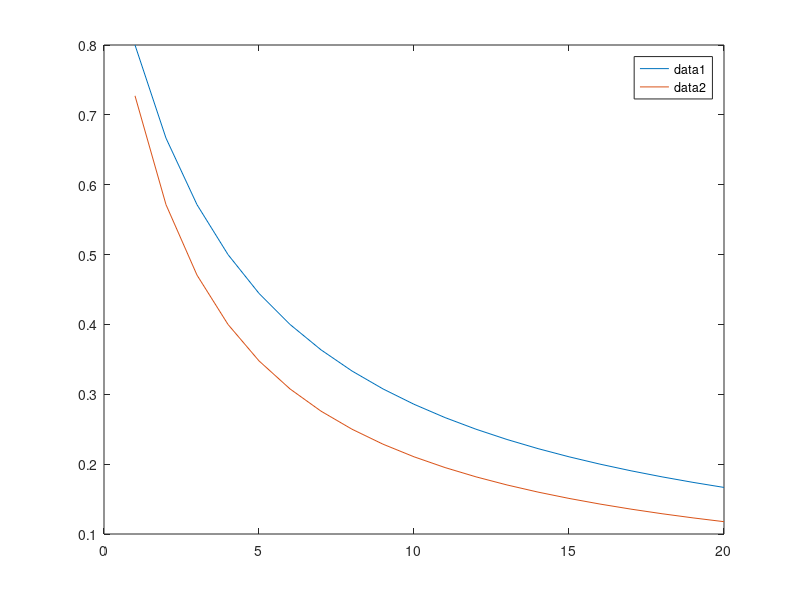
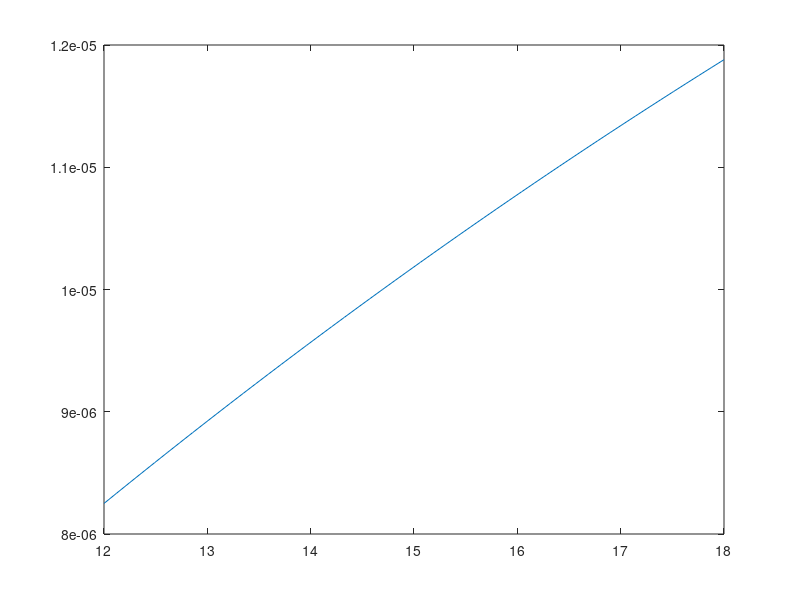
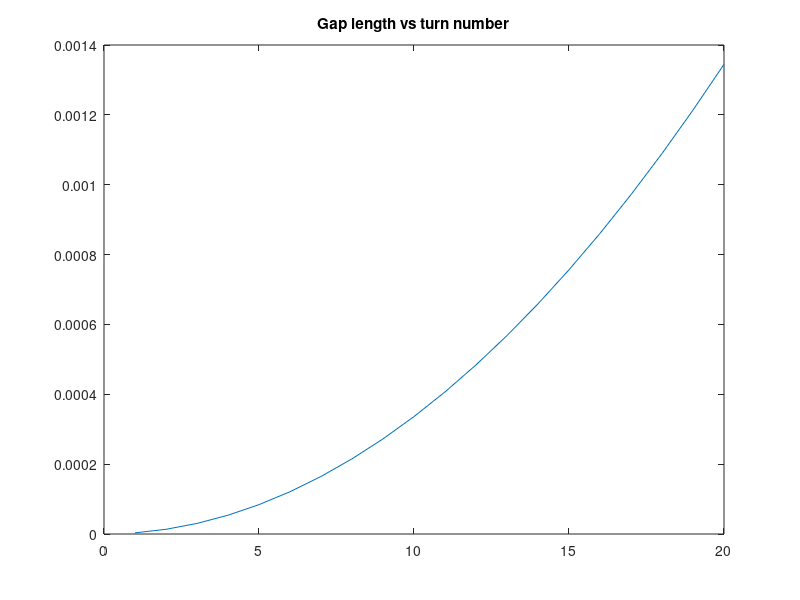
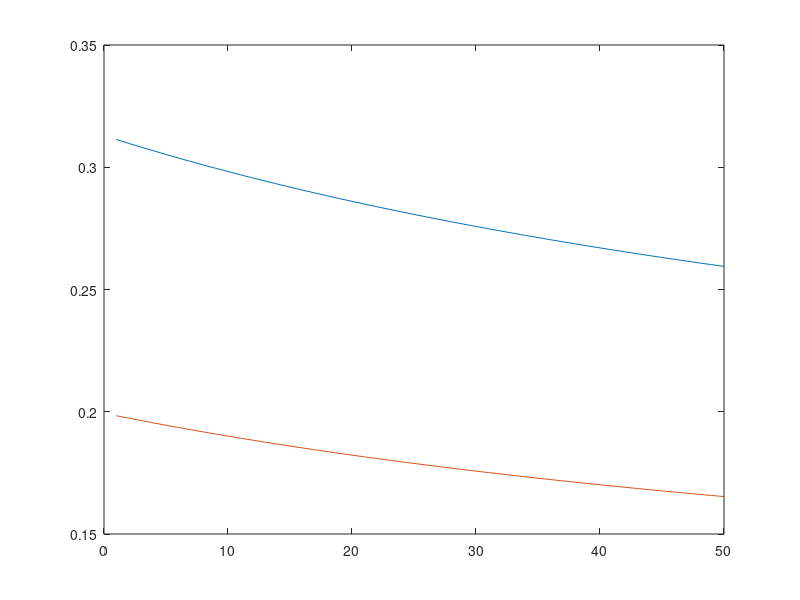

MATLAB code for these plots, in order:
close all
clear 
%% Specify project requirements

Vimax = 18;
Vimin = 12;
Vo = 48;
Po = 48;

% Choose an estimated efficiency
eff_est = 0.88;
% Choose transformer current ripple ratio
ripple_ratio = 0.40;

%% Duty Range vs Turns Ratio
% We observe the effect of turns ratio on the duty range of our converter
% given the input and output voltage range

% We sweep N2/N1 between 1 and 20
N = linspace(1,20,20);

Dmax_vec = zeros(1,20);
Dmin_vec = zeros(1,20);

% Calculate min and max duty values for all N values
for i=1:20
    d1 = ((1/N(i)) * (Vo/Vimin))./(1+(1/N(i)) * (Vo/Vimin));
    d2 = ((1/N(i)) * (Vo/Vimax))./(1+(1/N(i)) * (Vo/Vimax));
    dmax = max(d1,d2);
    dmin = min(d1,d2);
    Dmax_vec(i) = dmax;
    Dmin_vec(i) = dmin;
end

figure;
plot(N,Dmax_vec);
hold on
plot(N,Dmin_vec);
hold on
legend
hold off

%% Determine Lm
clear dmin dmax Dmin_vec Dmax_vec d1 d2 i N
Vin_vec = linspace(12, 18, 50);

% Choose max duty as 0.5, calculate N
Dmax = 0.5;
N = (Vo/Vimin)*(1-Dmax)/Dmax; % N2/N1 = 4
% Duty range is between 0.4 & 0.5
D_vec = (Vo./(Vin_vec*N))./(1+Vo./(Vin_vec*N));

% Choose switching frequency
fs = 2e5; % 200kHz

% Determine the transformer current ripple
Pin = Po/eff_est;
I_in_avg = Pin./Vin_vec;
I_Lm_avg = I_in_avg./D_vec;
Delta_I_Lm_vec = I_Lm_avg.*ripple_ratio;

Lmvec = zeros(1,50);

% Find required Lm for different input voltages
for i=1:50
    Lmvec(i) = (Vin_vec(i)*D_vec(i))/(fs*Delta_I_Lm_vec(i));
end

figure;
plot(Vin_vec, Lmvec);

% Choose Lm as 12uH to satisfy ripple ratio requirement for all inputs
Lm = 12e-6;

%% Choose Gap Length and Turn Number
% https://www.ferroxcube.com/upload/media/product/file/Pr_ds/E30_15_7.pdf

% Permeability of air
mu0 = 4*pi*1e-7;

% Define core parameters
A = 30.80e-3;
B = 19.50e-3;
C = 7.20e-3;
F = 7.30e-3;
E = 9.3e-3;

% Calculate areas from core parameters
Asmall = F*(A-B)/2;
Alarge = C*F;

% Sweep primary turn numbers and calculate other parameters
turns_pri_vec = linspace(1, 20, 20);
reluctance_vec = (turns_pri_vec.^2)./Lm;
gap_interval_vec = reluctance_vec.*(2*mu0*Asmall*Alarge)./(Alarge+2*Asmall);

fig = figure;
plot(turns_pri_vec, gap_interval_vec)
title("Gap length vs turn number")
figure;
plot(turns_pri_vec, reluctance_vec)
grid on

%exportgraphics(fig, "deneme.pdf")

% Choose a gap value (A4 width = 0.1mm), corresponds to 9 turns
reluctance = 5333330 ;
gap = 0.2151653e-3;
N_pri = 8;


%% Determine Cable Length and Type

% Set cable diameters:

primary_parallel = 2; % how many parallel cables there are 
primary_cable_diameter = 1.4e-3;
primary_cable_count = N_pri*primary_parallel;

secondary_parallel = 1; % how many parallel cables there are 
secondary_cable_diameter = 1.4e-3;
secondary_cable_count = N_pri*N*secondary_parallel;

total_cable_area = pi*(primary_cable_diameter/2)^2*primary_cable_count +  pi*(secondary_cable_diameter/2)^2*secondary_cable_count;

window_area = ((B-C)/2)*2*E;
fill_factor_litz = total_cable_area/window_area;


%% AWG
resistivity = 1.68e-8;
skin_depth = sqrt(resistivity/(pi*fs*mu0*1)) ; % in meters

strand_radius = pi*skin_depth^2*1e6 ; % 0.0668 mm^2 nearly 29 AWG

risk_factor = 0.5;
strand_pri = max(I_in_avg)/(0.182*risk_factor); % 29 AWG current rating 0.182 A
strand_sec = (Po/Vo)/(0.182*risk_factor) ; % 29 AWG current rating 0.182 A

primary_parallel = strand_pri; % how many parallel cables there are 
primary_cable_diameter =  0.28702e-3;
primary_cable_count = N_pri*primary_parallel;

secondary_parallel = strand_sec; % how many parallel cables there are 
secondary_cable_diameter = 0.28702e-3;
secondary_cable_count = N_pri*N*secondary_parallel;

total_cable_area = pi*(primary_cable_diameter/2)^2*primary_cable_count +  pi*(secondary_cable_diameter/2)^2*secondary_cable_count;

window_area = ((B-C)/2)*2*E;
fill_factor_awg = total_cable_area/window_area;

%% Determine Max B

Phi = (N_pri.*(I_Lm_avg+I_Lm_avg.*ripple_ratio./2))./reluctance;
B_field = (Phi)./((A-B)*F)
B_field_2 = (Phi)./(C*F)


plot(B_field_2)
hold on
plot(B_field)



